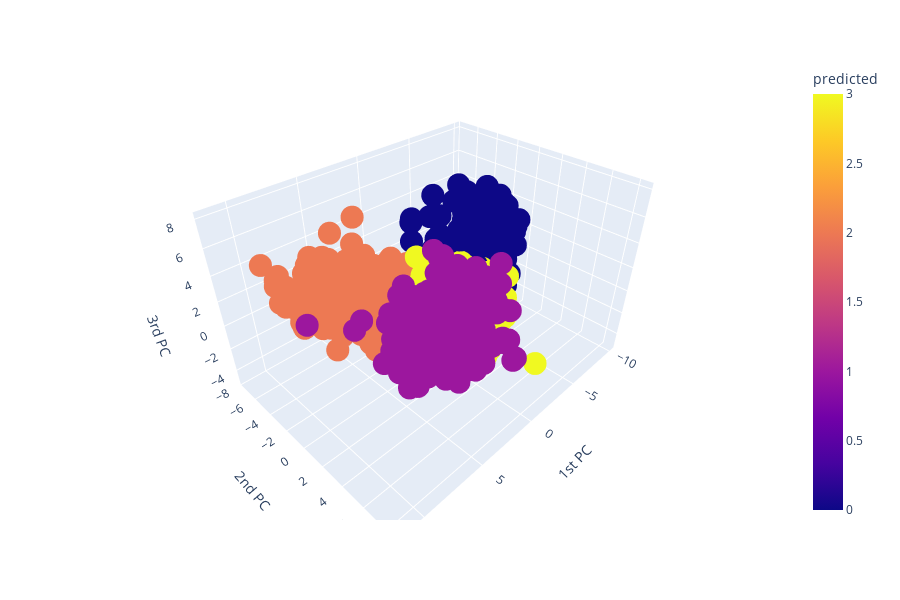

Write notebook code for a chart like this one.
### Code cell
data = pd.DataFrame(pats_pca[:,:3], columns=["1st PC", "2nd PC", "3rd PC"])
data['predicted'] = predicted
px.scatter_3d(data, x="1st PC", y="2nd PC", z="3rd PC", color='predicted')

### Figure 1 — Plotly figure (JSON) as saved in the notebook; plotly's stock layout.template omitted (floating-point values rounded to 4 significant figures; data arrays with more than 128 entries replaced by an {"elided": "..."} marker saying what was removed)
{"data": [{"hoverlabel": {"namelength": 0}, "hovertemplate": "1st PC=%{x}<br>2nd PC=%{y}<br>3rd PC=%{z}<br>predicted=%{marker.color}", "legendgroup": "", "marker": {"color": {"elided": "1212 int values"}, "coloraxis": "coloraxis", "symbol": "circle"}, "mode": "markers", "name": "", "scene": "scene", "showlegend": false, "type": "scatter3d", "x": {"elided": "1212 float values"}, "y": {"elided": "1212 float values"}, "z": {"elided": "1212 float values"}}], "layout": {"coloraxis": {"colorbar": {"title": {"text": "predicted"}}, "colorscale": [[0, "#0d0887"], [0.1111, "#46039f"], [0.2222, "#7201a8"], [0.3333, "#9c179e"], [0.4444, "#bd3786"], [0.5556, "#d8576b"], [0.6667, "#ed7953"], [0.7778, "#fb9f3a"], [0.8889, "#fdca26"], [1, "#f0f921"]]}, "height": 600, "legend": {"tracegroupgap": 0}, "margin": {"t": 60}, "scene": {"domain": {"x": [0, 1], "y": [0, 1]}, "xaxis": {"title": {"text": "1st PC"}}, "yaxis": {"title": {"text": "2nd PC"}}, "zaxis": {"title": {"text": "3rd PC"}}}}}
